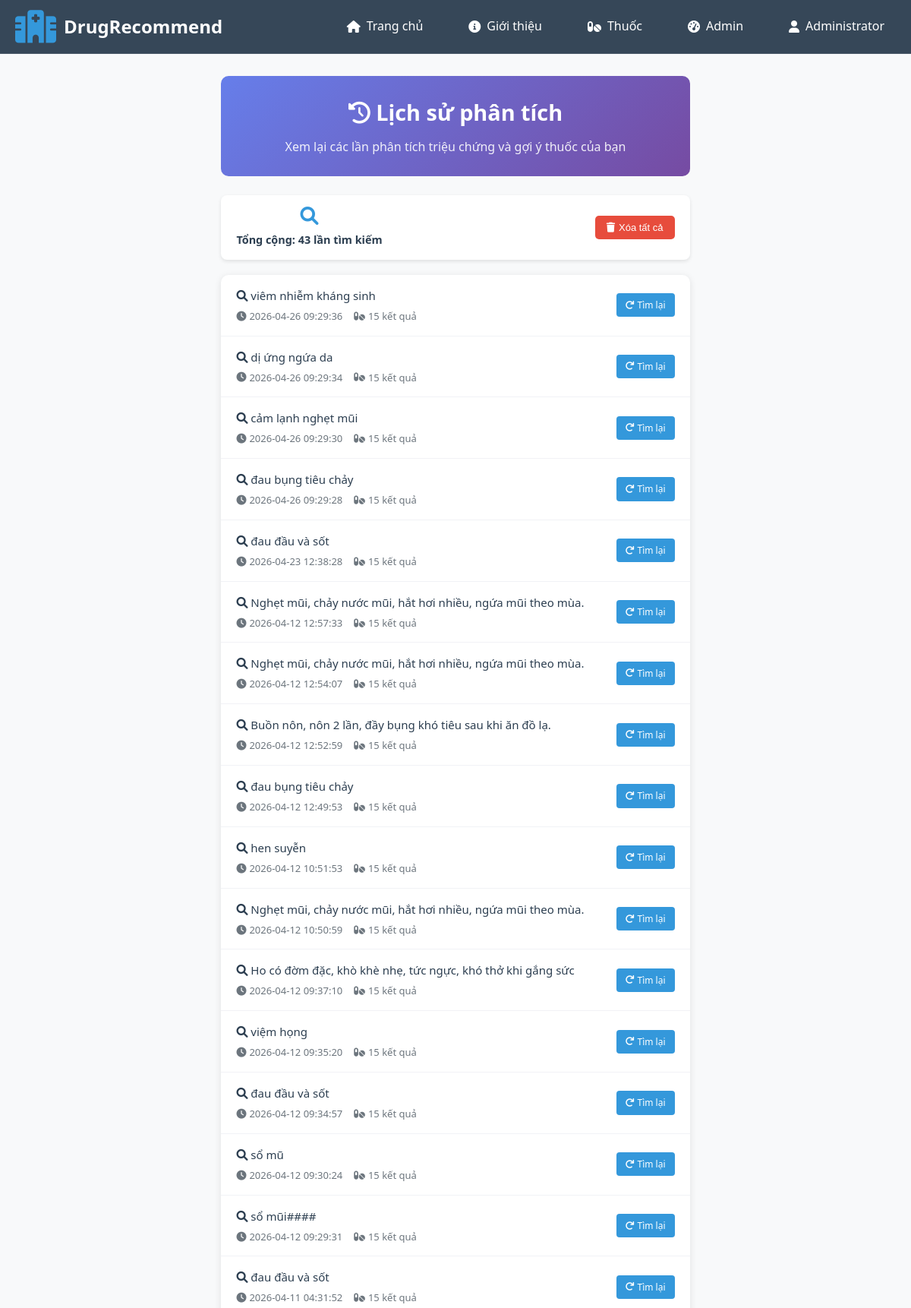
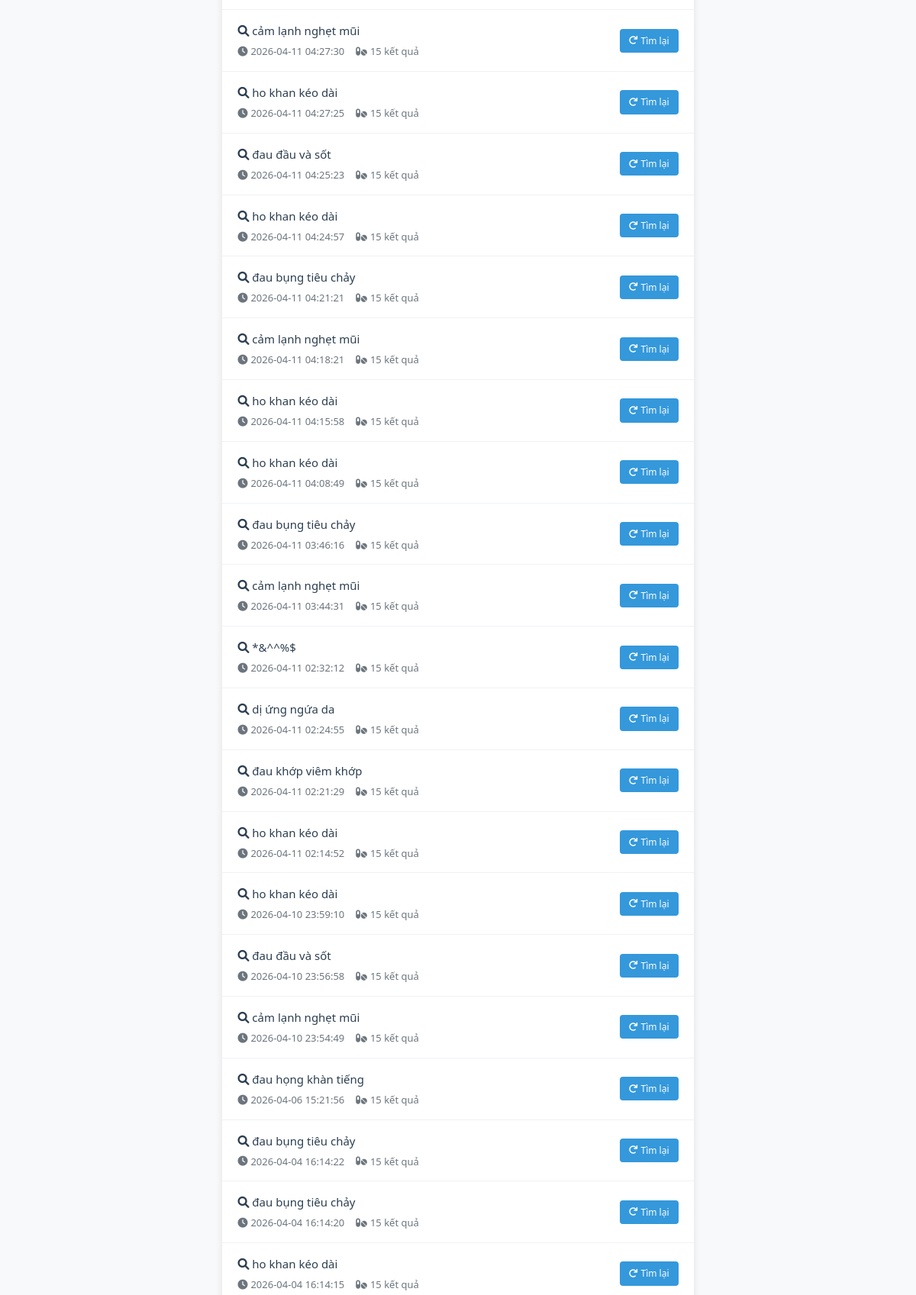
The app's page /search_history (signed in, upper part) with its own data (2 pictures, top to bottom).
### tables this page shows
CREATE TABLE search_logs (
            id INTEGER PRIMARY KEY AUTOINCREMENT,
            user_id INTEGER,
            symptoms TEXT NOT NULL,
            results_count INTEGER,
            search_time TIMESTAMP DEFAULT CURRENT_TIMESTAMP,
            FOREIGN KEY (user_id) REFERENCES users (id)
        );

### app.py (the view)
@app.route('/search_history')
@login_required
def search_history_page():
    try:
        user_id = session['user_id']
        history = get_search_history(user_id, limit=50)
        stats = get_search_statistics(user_id)
        user = {
            'user_id': session['user_id'],
            'username': session['username'],
            'full_name': session['full_name'],
            'role': session['role']
        }
        return render_template('search_history.html',
                             history=history,
                             stats=stats,
                             user=user)
    except Exception as e:
        flash(f'Lỗi tải lịch sử: {str(e)}', 'error')
        return redirect(url_for('index'))

### app.py (called while the page is built)
def login_required(f):
    @wraps(f)
    def decorated_function(*args, **kwargs):
        if 'user_id' not in session:
            flash('Vui lòng đăng nhập để truy cập.', 'warning')
            return redirect(url_for('login'))
        return f(*args, **kwargs)
    return decorated_function

### init.py (called while the page is built)
def get_db():
    conn = sqlite3.connect(DB_PATH)
    conn.row_factory = sqlite3.Row
    return conn

def get_search_history(user_id, limit=50):
    conn = get_db()
    history = conn.execute('''
        SELECT * FROM search_logs
        WHERE user_id = ?
        ORDER BY search_time DESC
        LIMIT ?
    ''', (user_id, limit)).fetchall()
    conn.close()
    return [dict(item) for item in history]

def get_search_statistics(user_id):
    conn = get_db()
    total_searches = conn.execute('''
        SELECT COUNT(*) FROM search_logs WHERE user_id = ?
    ''', (user_id,)).fetchone()[0]
    top_symptoms = conn.execute('''
        SELECT symptoms, COUNT(*) as count
        FROM search_logs
        WHERE user_id = ?
        GROUP BY LOWER(symptoms)
        ORDER BY count DESC
        LIMIT 5
    ''', (user_id,)).fetchall()
    return {
        'total_searches': total_searches,
        'top_symptoms': [dict(item) for item in top_symptoms]
    }

### templates/search_history.html (shortened to what this page needs)
{% extends "layout/base.html" %}
{% block extra_css %}
{{ super() }}
<link rel="stylesheet" href="{{ url_for('static', filename='css/search_history.css') }}">
{% endblock %}
{% block content %}
<div class="history-container">
    <div class="history-header">
        <h1><i class="fas fa-history"></i> Lịch sử phân tích</h1>
        <p>Xem lại các lần phân tích triệu chứng và gợi ý thuốc của bạn</p>
    </div>
    <div class="history-stats">
        <div class="stat-item">
            <i class="fas fa-search"></i>
            <span>Tổng cộng: <strong>{{ stats.total_searches }}</strong> lần tìm kiếm</span>
        </div>
        <button class="clear-btn" onclick="clearHistory()">
            <i class="fas fa-trash"></i> Xóa tất cả
        </button>
    </div>
    {% if history %}
        <div class="history-list">
            {% for item in history %}
            <div class="history-item">
                <div class="search-info">
                    <div class="search-symptoms">
                        <i class="fas fa-search"></i> {{ item.symptoms }}
                    </div>
                    <div class="search-meta">
                        <span>
                            <i class="fas fa-clock"></i> {{ item.search_time }}
                        </span>
                        <span>
                            <i class="fas fa-pills"></i> {{ item.results_count }} kết quả
                        </span>
                    </div>
                </div>
                <div class="history-actions">
                    <a href="{{ url_for('repeat_search', history_id=item.id) }}"
                       class="btn-small btn-primary">
                        <i class="fas fa-redo"></i> Tìm lại
                    </a>
                </div>
            </div>
            {% endfor %}
        </div>
    {% endif %}
</div>
{% endblock %}

### static/css/style.css (style rules this page uses)
* { margin: 0; padding: 0; box-sizing: border-box; }
html, body { margin: 0; padding: 0; width: 100%; overflow-x: hidden; font-family: 'Segoe UI', Tahoma, Geneva, Verdana, sans-serif; line-height: 1.6; color: #333; scroll-behavior: smooth; }
body { background: #f8f9fa; min-height: 100vh; display: flex; flex-direction: column; }
.stat-item { display: flex; flex-direction: column; align-items: center; gap: 8px; transition: transform 0.3s ease; }
.stat-item i { font-size: 1.5em; color: #3498db; }
.stat-item span { font-weight: 600; font-size: 0.9em; }
.btn-primary { background: linear-gradient(45deg, #3498db, #2980b9); color: white; }

### static/css/search_history.css (style rules this page uses)
.history-container { max-width: 900px; margin: 80px auto 40px auto; padding: 20px; }
.history-header { background: linear-gradient(135deg, #667eea 0%, #764ba2 100%); color: white; padding: 25px; border-radius: 10px; margin-bottom: 25px; text-align: center; }
.history-header h1 { margin: 0 0 10px 0; font-size: 1.8em; }
.history-header p { margin: 0; opacity: 0.9; }
.history-stats { background: white; padding: 15px 20px; border-radius: 8px; margin-bottom: 20px; box-shadow: 0 2px 5px rgba(0,0,0,0.1); display: flex; justify-content: space-between; align-items: center; }
.stat-item { display: flex; align-items: center; gap: 8px; color: #2c3e50; }
.stat-item i { color: #3498db; }
.clear-btn { background: #e74c3c; color: white; border: none; padding: 8px 15px; border-radius: 5px; cursor: pointer; font-size: 13px; display: flex; align-items: center; gap: 5px; }
.history-list { background: white; border-radius: 10px; box-shadow: 0 2px 10px rgba(0,0,0,0.1); overflow: hidden; }
.history-item { padding: 15px 20px; border-bottom: 1px solid #f1f2f6; display: flex; justify-content: space-between; align-items: center; transition: background 0.2s ease; }
.search-info { flex: 1; }
.search-symptoms { font-weight: 500; color: #2c3e50; margin-bottom: 5px; font-size: 15px; }
.search-meta { font-size: 13px; color: #6c757d; display: flex; gap: 15px; align-items: center; }
.search-meta span { display: flex; align-items: center; gap: 4px; }
.history-actions { display: flex; gap: 8px; }
.btn-small { padding: 6px 12px; border: none; border-radius: 4px; font-size: 12px; cursor: pointer; text-decoration: none; display: inline-flex; align-items: center; gap: 4px; transition: all 0.2s ease; }
.btn-primary { background: #3498db; color: white; }

### records on screen
search_logs: symptoms "viêm nhiễm kháng sinh", search_time "2026-04-26 09:29:36", results_count "15"
search_logs: symptoms "dị ứng ngứa da", search_time "2026-04-26 09:29:34", results_count "15"
search_logs: symptoms "cảm lạnh nghẹt mũi", search_time "2026-04-26 09:29:30", results_count "15"
search_logs: symptoms "đau bụng tiêu chảy", search_time "2026-04-26 09:29:28", results_count "15"
search_logs: symptoms "đau đầu và sốt", search_time "2026-04-23 12:38:28", results_count "15"
search_logs: symptoms "Nghẹt mũi, chảy nước mũi, hắt hơi nhiều, ngứa mũi theo mùa.", search_time "2026-04-12 12:57:33", results_count "15"
search_logs: symptoms "Nghẹt mũi, chảy nước mũi, hắt hơi nhiều, ngứa mũi theo mùa.", search_time "2026-04-12 12:54:07", results_count "15"
search_logs: symptoms "Buồn nôn, nôn 2 lần, đầy bụng khó tiêu sau khi ăn đồ lạ.", search_time "2026-04-12 12:52:59", results_count "15"
search_logs: symptoms "đau bụng tiêu chảy", search_time "2026-04-12 12:49:53", results_count "15"
search_logs: symptoms "hen suyễn", search_time "2026-04-12 10:51:53", results_count "15"
search_logs: symptoms "Nghẹt mũi, chảy nước mũi, hắt hơi nhiều, ngứa mũi theo mùa.", search_time "2026-04-12 10:50:59", results_count "15"
search_logs: symptoms "Ho có đờm đặc, khò khè nhẹ, tức ngực, khó thở khi gắng sức", search_time "2026-04-12 09:37:10", results_count "15"
search_logs: symptoms "việm họng", search_time "2026-04-12 09:35:20", results_count "15"
search_logs: symptoms "đau đầu và sốt", search_time "2026-04-12 09:34:57", results_count "15"
search_logs: symptoms "sổ mũ", search_time "2026-04-12 09:30:24", results_count "15"
search_logs: symptoms "sổ mũi####", search_time "2026-04-12 09:29:31", results_count "15"
search_logs: symptoms "đau đầu và sốt", search_time "2026-04-11 04:31:52", results_count "15"
search_logs: symptoms "cảm lạnh nghẹt mũi", search_time "2026-04-11 04:27:30", results_count "15"
search_logs: symptoms "ho khan kéo dài", search_time "2026-04-11 04:27:25", results_count "15"
search_logs: symptoms "đau đầu và sốt", search_time "2026-04-11 04:25:23", results_count "15"
search_logs: symptoms "ho khan kéo dài", search_time "2026-04-11 04:24:57", results_count "15"
search_logs: symptoms "đau bụng tiêu chảy", search_time "2026-04-11 04:21:21", results_count "15"
search_logs: symptoms "cảm lạnh nghẹt mũi", search_time "2026-04-11 04:18:21", results_count "15"
search_logs: symptoms "ho khan kéo dài", search_time "2026-04-11 04:15:58", results_count "15"
search_logs: symptoms "ho khan kéo dài", search_time "2026-04-11 04:08:49", results_count "15"
search_logs: symptoms "đau bụng tiêu chảy", search_time "2026-04-11 03:46:16", results_count "15"
search_logs: symptoms "cảm lạnh nghẹt mũi", search_time "2026-04-11 03:44:31", results_count "15"
search_logs: symptoms "*&^^%$", search_time "2026-04-11 02:32:12", results_count "15"
search_logs: symptoms "dị ứng ngứa da", search_time "2026-04-11 02:24:55", results_count "15"
search_logs: symptoms "đau khớp viêm khớp", search_time "2026-04-11 02:21:29", results_count "15"
search_logs: symptoms "ho khan kéo dài", search_time "2026-04-11 02:14:52", results_count "15"
search_logs: symptoms "ho khan kéo dài", search_time "2026-04-10 23:59:10", results_count "15"
search_logs: symptoms "đau đầu và sốt", search_time "2026-04-10 23:56:58", results_count "15"
search_logs: symptoms "cảm lạnh nghẹt mũi", search_time "2026-04-10 23:54:49", results_count "15"
search_logs: symptoms "đau họng khàn tiếng", search_time "2026-04-06 15:21:56", results_count "15"
search_logs: symptoms "đau bụng tiêu chảy", search_time "2026-04-04 16:14:22", results_count "15"
search_logs: symptoms "đau bụng tiêu chảy", search_time "2026-04-04 16:14:20", results_count "15"
search_logs: symptoms "ho khan kéo dài", search_time "2026-04-04 16:14:15", results_count "15"

### other values on screen
{{ user.full_name }} "Administrator"
{{ stats.total_searches }} "43"
